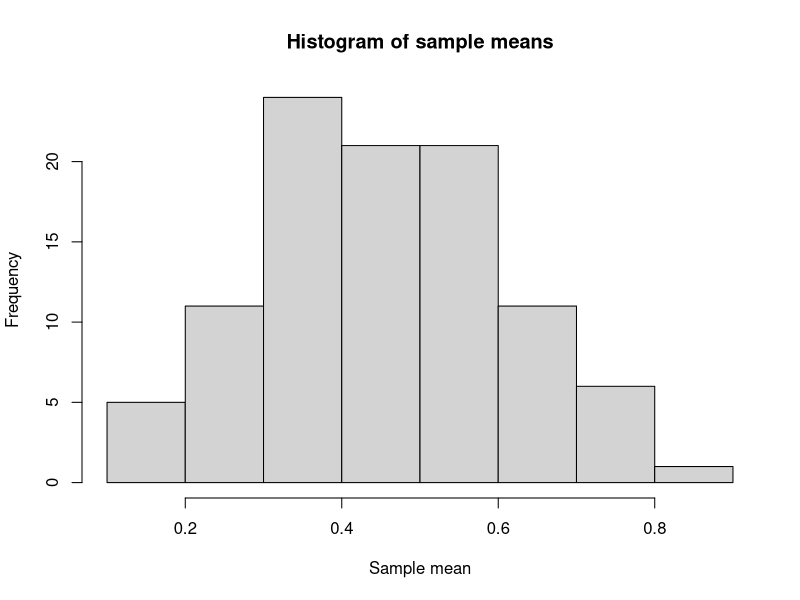
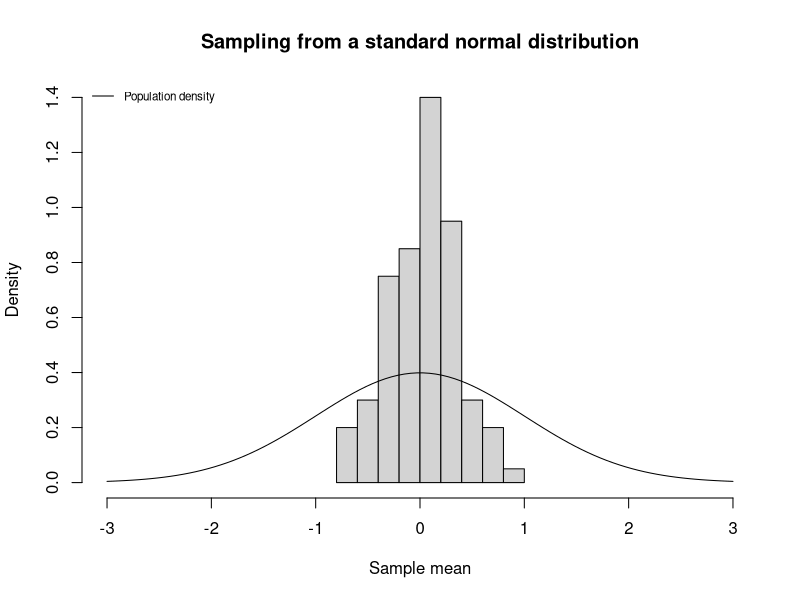
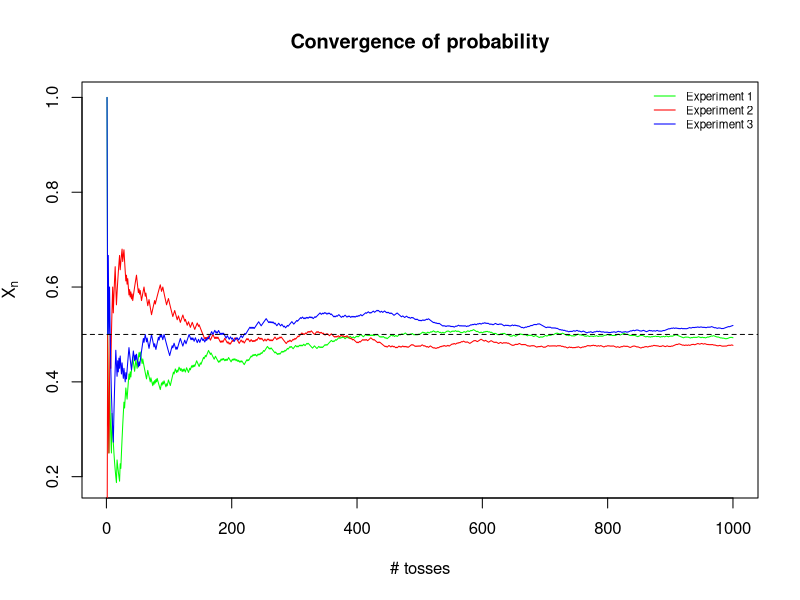
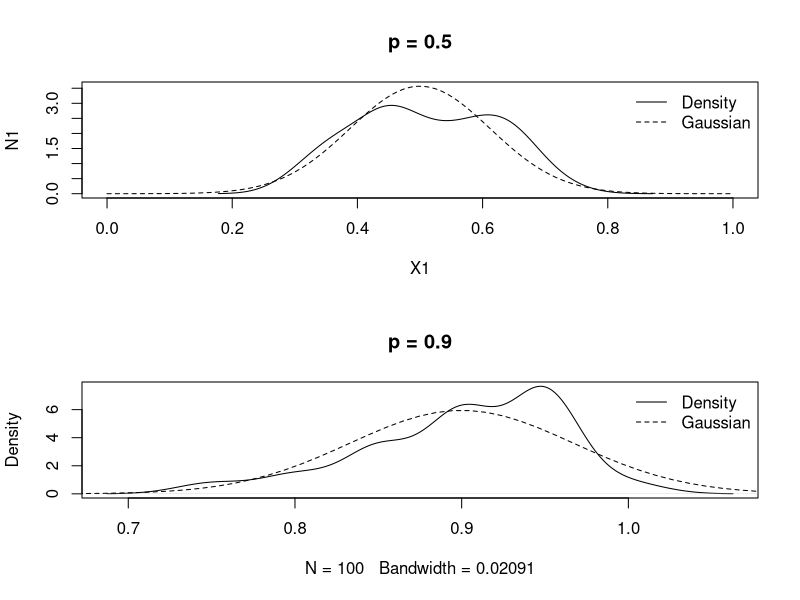

Here is the R script that generated these plots, in order:
## ---- chunk 1
set.seed(12111842)
s1 <- rbinom(n=10, size=1, prob=0.5)
cat("Sample mean = ", mean(s1))
## ---- chunk 2
n.sims <- 100
sample.size <- 10
S <- matrix(rbinom(n=n.sims * sample.size, size=1, prob=0.5), 
            nrow=sample.size)
sample.means <- colMeans(S)
hist(sample.means, xlab='Sample mean', main='Histogram of sample means')
## ---- chunk 3
S <- matrix(rnorm(n=n.sims * sample.size), nrow=sample.size)
sample.means <- colMeans(S)
X <- seq(from=-3, to=3, length.out=100)
hist(sample.means,
     xlab="Sample mean",
     main="Sampling from a standard normal distribution",
     prob=TRUE,
     xlim=range(X))
lines(X, dnorm(X))
legend("topleft", 
       legend=c("Population density"), 
       col=c("black"), 
       cex=0.7, 
       lty=1,
       bty="n")
## ---- chunk 4
n.sims <- 1000
exp1 <- cumsum(sample(0:1, n.sims, replace=TRUE))/1:n.sims
exp2 <- cumsum(sample(0:1, n.sims, replace=TRUE))/1:n.sims
exp3 <- cumsum(sample(0:1, n.sims, replace=TRUE))/1:n.sims

plot(1:n.sims, exp1, xlab="# tosses", ylab=expression(bar(X)[n]), 
     col="green", type="l", main="Convergence of probability")
lines(1:n.sims, exp2, col="red", type="l")
lines(1:n.sims, exp3, col="blue", type="l")
abline(h=0.5, col="black", lty=2)
legend("topright",
       legend=c("Experiment 1", "Experiment 2", "Experiment 3"),
       col=c("green", "red", "blue"),
       lty=1,
       bty="n",
       cex=0.7)
## ---- chunk 5
p1 <- 0.5
p2 <- 0.9
sample.size <- 20
n.samples <- 100
means.1 <- colMeans(matrix(rbinom(n=sample.size*n.samples, size=1, p=p1), 
                           nrow=sample.size))
means.2 <- colMeans(matrix(rbinom(n=sample.size*n.samples, size=1, p=p2), 
                           nrow=sample.size))
mean.means.1 <- p1
mean.means.2 <- p2
sd.means.1 <- sqrt(means.1 * (1 - means.1)/sample.size)
sd.means.2 <- sqrt(means.2 * (1 - means.2)/sample.size)
X1 <- seq(from=mean.means.1 - 0.5, to=mean.means.1 + 0.5, length.out=100)
X2 <- seq(from=mean.means.2 - 0.5, to=mean.means.2 + 0.5, length.out=100)
N1 <- dnorm(X1, mean=mean.means.1, 
            sd=sqrt(mean.means.1 * (1 - mean.means.1)/sample.size))
N2 <- dnorm(X2, mean=mean.means.2, 
            sd=sqrt(mean.means.2 * (1 - mean.means.2)/sample.size))
oldpar <- par(mfrow=c(2, 1))
plot(X1, N1, lty=2, main=paste("p =", p1), type="l")
lines(density(means.1))
legend("topright",
       legend=c("Density", "Gaussian"),
       lty = c(1, 2),
       bty = "n")
plot(density(means.2), main=paste("p =", p2), type="l")
lines(X2, N2, lty=2)
legend("topright",
       legend=c("Density", "Gaussian"),
       lty = c(1, 2),
       bty = "n")
## ---- chunk 6
samples <- matrix(data=rbinom(n=sample.size*n.samples, size=1, p=p2),
                  nrow=sample.size)
sample.means <- colMeans(samples)
sample.sd <- sqrt(sample.means * (1 - sample.means)/sample.size)
# We are looking for a 95% interval, so the limits are +/- 2 standard
# deviations from the mean.
k <- 2
lower.lim <- sample.means - k * sample.sd
upper.lim <- sample.means + k * sample.sd
mu <- p2
# Find out if mu lies in these limits for each sample.
result <- (lower.lim <= mu) & (mu <= upper.lim)
cat(paste("The confidence interval captured parametric mean",
          round(sum(result)/length(result) * 100, 2),
          "% of times.\n"))
cat("We expected it to capture 95% of times.\n")
## ---- chunk 7
# Quantities related to Agreti-Coull interval will be prefixed with 'ac.'.
ac.samples <- rbind(samples,
                    rep(1, n.samples),
                    rep(1, n.samples),
                    rep(0, n.samples),
                    rep(0, n.samples))
ac.sample.means <- colMeans(ac.samples)
ac.sd <- sqrt(ac.sample.means * (1 - ac.sample.means)/sqrt(sample.size))
ac.lower.lim <- ac.sample.means - k * ac.sd
ac.upper.lim <- ac.sample.means + k * ac.sd
ac.result <- (ac.lower.lim <= mu) & (mu <= ac.upper.lim)
cat(paste("The confidence interval captured parametric mean",
          round(sum(ac.result)/length(ac.result) * 100, 2),
          "% of times.\n"))
cat("We expected it to capture 95% of times.\n")
## ---- chunk 8
summary(sample.means)
summary(ac.sample.means)
